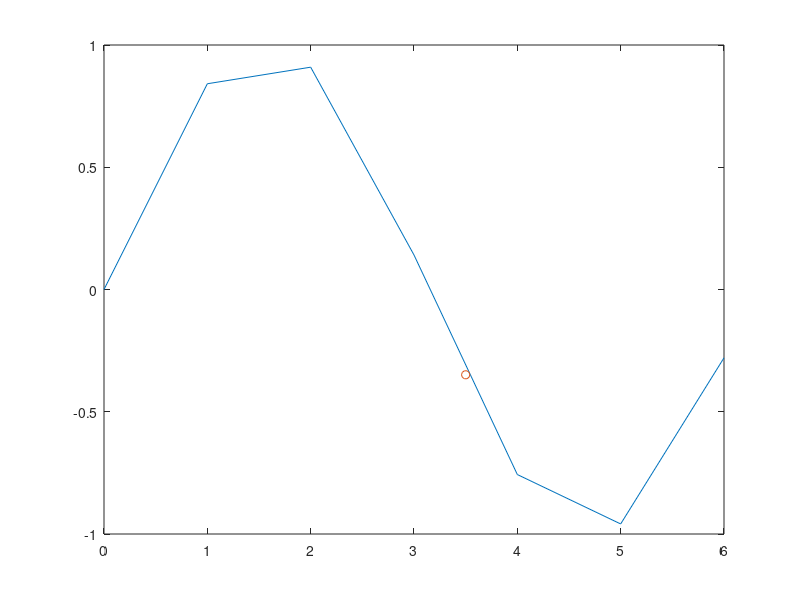

MATLAB code to generate this figure:
% Construct a Lagrange interpolating polynomials for the data points given in table 1.

clc
clear all
close all
dataX=0:6;
dataY=[0 .8415 .9093 .1411 -.7568 -.9589 -.2794];
n = length(dataX);
x = 3.5;
sum = 0; 
for i = 1:n
prod = 1; 
for j = 1:n
if i ~= j
prod = prod.*((x-dataX(j))/(dataX(i)-dataX(j)));
end
end
sum = sum + prod.*dataY(i);
end
y = sum;
plot(dataX,dataY)
hold on
plot(x,y,'o')